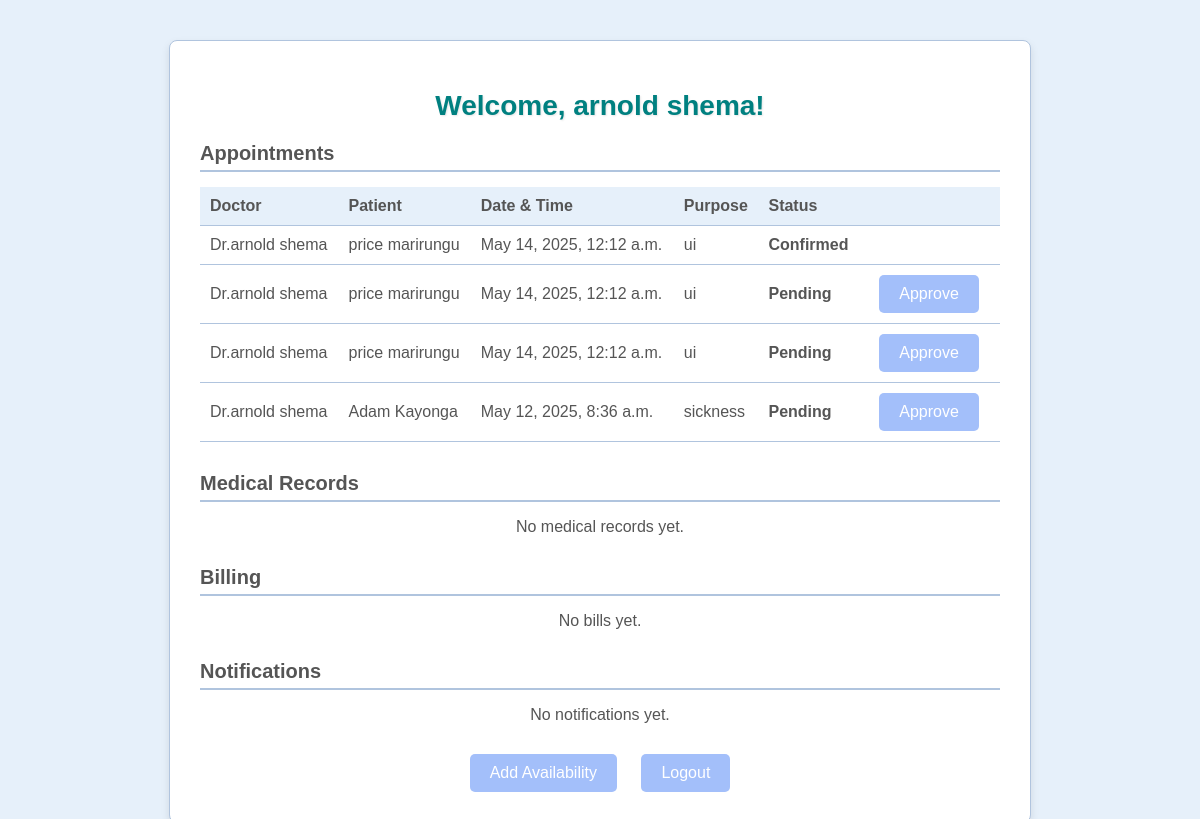
Screenshot of /appointment/dashboard/ (signed in) with the database file from the repository.
### auth_application/models.py (models this page shows, shortened)
class User(AbstractBaseUser, PermissionsMixin):
    email = models.EmailField(unique=True)
    first_name = models.CharField(max_length=50)
    last_name = models.CharField(max_length=50)
    phone = models.CharField(max_length=20, blank=True, null=True)
    role = models.CharField(
        max_length=20,
        choices=[
            ('patient', 'Patient'),
            ('doctor', 'Doctor'),
            ('admin', 'Admin')
        ],
        default='patient'
    )
    is_active = models.BooleanField(default=True)
    is_staff = models.BooleanField(default=False)
    created_at = models.DateTimeField(auto_now_add=True)
    updated_at = models.DateTimeField(auto_now=True)
    groups = models.ManyToManyField(
        'auth.Group',
        related_name='auth_application_user_groups',
        blank=True,
        help_text='The groups this user belongs to.',
        verbose_name='groups',
    )
    user_permissions = models.ManyToManyField(
        'auth.Permission',
        related_name='auth_application_user_permissions',
        blank=True,
        help_text='Specific permissions for this user.',
        verbose_name='user permissions',
    )
    objects = UserManager()
    USERNAME_FIELD = 'email'
    REQUIRED_FIELDS = ['first_name', 'last_name', 'role']
    class Meta:
        db_table = 'users'

### appointment_app/models.py (models this page shows, shortened)
class Appointment(models.Model):
    patient = models.ForeignKey(
        User,
        on_delete=models.SET_NULL,
        null=True,
        related_name='patient_appointments'
    )
    doctor = models.ForeignKey(
        Doctor,
        on_delete=models.SET_NULL,
        null=True,
        related_name='doctor_appointments'
    )
    date_time = models.DateTimeField()
    status = models.CharField(
        max_length=20,
        choices=[
            ('pending', 'Pending'),
            ('confirmed', 'Confirmed'),
            ('completed', 'Completed'),
            ('cancelled', 'Cancelled'),
        ],
        default='pending',
        help_text="Current status of the appointment."
    )
    purpose = models.TextField(blank=True, null=True)
    created_at = models.DateTimeField(auto_now_add=True)
    updated_at = models.DateTimeField(auto_now=True)
    class Meta:
        db_table = 'appointments'
        verbose_name = 'Appointment'
        verbose_name_plural = 'Appointments'

class Doctor(models.Model):
    SPECIALTY_CHOICES = [
        ('general_surgery', 'General Surgery'),
        ('pediatrics', 'Pediatrics'),
        ('cardiology', 'Cardiology'),
        ('neurology', 'Neurology'),
        ('orthopedics', 'Orthopedics'),
        ('dermatology', 'Dermatology'),
        ('psychiatry', 'Psychiatry'),
        ('radiology', 'Radiology'),
        ('anesthesiology', 'Anesthesiology'),
        ('emergency_medicine', 'Emergency Medicine'),
        ('internal_medicine', 'Internal Medicine'),
        ('obstetrics_gynecology', 'Obstetrics and Gynecology'),
        ('urology', 'Urology'),
        ('gastroenterology', 'Gastroenterology'),
        ('endocrinology', 'Endocrinology'),
        ('pulmonology', 'Pulmonology'),
        ('nephrology', 'Nephrology'),
        ('rheumatology', 'Rheumatology'),
        ('infectious_diseases', 'Infectious Diseases'),
        ('ophthalmology', 'Ophthalmology'),
        ('otolaryngology', 'Otolaryngology'),
        ('plastic_surgery', 'Plastic Surgery'),
        ('pathology', 'Pathology'),
        ('family_medicine', 'Family Medicine'),
        ('sports_medicine', 'Sports Medicine'),
        ('geriatrics', 'Geriatrics'),
        ('other', 'Other')
    ]
    user = models.OneToOneField(
        User,
        on_delete=models.CASCADE,
        related_name='doctor_profile'
    )
    specialty = models.CharField(
        max_length=100,
        choices=SPECIALTY_CHOICES,
        help_text="The medical specialty of the doctor.",
        default='general_surgery'
    )
    license_number = models.CharField(max_length=50, unique=True)
    qualification = models.TextField(blank=True, null=True)
    experience_years = models.IntegerField(
        validators=[MinValueValidator(0)],
        default=0
    )
    hospital_affiliation = models.CharField(max_length=255, blank=True, null=True)
    profile_image = models.ImageField(
        upload_to='doctor_images/',
        null=True,
        blank=True
    )
    class Meta:
        db_table = 'doctors'
        verbose_name = 'Doctor'
        verbose_name_plural = 'Doctors'

### appointment_app/views.py (the view)
# urls.py: path('dashboard/', views.dashboard, name='dashboard'),
@login_required
def dashboard(request):
    if request.user.role not in ['patient', 'doctor']:
        messages.error(request, 'Access denied: Invalid role.')
        return redirect('auth_application:login')
    if request.user.role == 'patient':
        appointments = Appointment.objects.filter(patient=request.user).order_by('-date_time')
        records = MedicalRecord.objects.filter(patient=request.user).order_by('-date')
        bills = Billing.objects.filter(patient=request.user).order_by('-date')
        notifications = PatientNotification.objects.filter(patient=request.user).order_by('-sent_at')
        return render(request, 'dashboard.html', {
            'appointments': appointments,
            'records': records,
            'bills': bills,
            'notifications': notifications,
        })
    elif request.user.role == 'doctor':
        doctor = Doctor.objects.get(user=request.user)
        appointments = Appointment.objects.filter(doctor=doctor).order_by('-date_time')
        context = {'appointments': appointments}
    return render(request, 'dashboard.html', context)

### MediHubs/templates/auth_application/dashboard.html (shortened to what this page needs)
<!DOCTYPE html>
<html>
<head>
</head>
<body>
    <div class="container">
        <div class="header">
            <h1>Welcome, {{ request.user.first_name }} {{ request.user.last_name }}!</h1>
        </div>
        <div class="section">
            <h2>Appointments</h2>
            {% if appointments %}
            <table class="appointments-table">
                <thead>
                    <tr>
                        <th>Doctor</th>
                        <th>{% if user.role == 'doctor'%}
                            Patient
                            {% endif %} </th>
                        <th>Date & Time</th>
                        <th>Purpose</th>
                        <th>Status</th>
                        <th> </th>
                </thead>
                <tbody>
                    {% for appointment in appointments %}
                    <tr>
                        <td>Dr.{{ appointment.doctor.user.first_name }} {{ appointment.doctor.user.last_name }}</td>
                         <td>{% if user.role == 'doctor'  %}
                         {{appointment.patient.first_name}} {{appointment.patient.last_name}}
                         {% endif %}
                        </td>
                        <td>{{ appointment.date_time }}</td>
                        <td>{{ appointment.purpose }}</td>
                        <td class="status-{{ appointment.status }}">{{ appointment.status|title|default:"Pending" }}
                        </td>
                        <td>{% if user.role == 'doctor' and appointment.status == 'pending' %}
                            <a href="{% url 'appointment_app:approve_appointment' appointment.id %}"
                                class="button">Approve</a>
                            {% endif %}
                        </td>
                    </tr>
                    {% endfor %}
                </tbody>
            </table>
            {% else %}
            <p style="text-align: center; color: #555555;">You have no appointments yet.</p>
            {% endif %}
        </div>
        <div class="section">
            <h2>Medical Records</h2>
            {% if records %}
            <table class="appointments-table">
                <thead>
                    <tr>
                        <th>Date</th>
                        <th>Diagnosis</th>
                        <th>Action</th>
                    </tr>
                </thead>
                <tbody>
                    {% for record in records %}
                    <tr>
                        <td>{{ record.date }}</td>
                        <td>{{ record.diagnosis|truncatewords:10 }}</td>
                        <td><a href="{% url 'patient_management_app:view_medical_record' record.id %}"
                                class="button">View</a></td>
                    </tr>
                    {% endfor %}
                </tbody>
            </table>
            {% else %}
            <p style="text-align: center; color: #555555;">No medical records yet.</p>
            {% endif %}
        </div>
        <div class="section">
            <h2>Billing</h2>
            {% if bills %}
            <table class="appointments-table">
                <thead>
                    <tr>
                        <th>Date</th>
                        <th>Amount</th>
                        <th>Status</th>
                        <th>Action</th>
                    </tr>
                </thead>
                <tbody>
                    {% for bill in bills %}
                    <tr>
                        <td>{{ bill.date }}</td>
                        <td>{{ bill.amount }}</td>
                        <td>{{ bill.status }}</td>
                        {%comment%}<td><a href="{% url 'patient_management_app:view_billing' bill.id %}" class="button">View</a>{%endcomment%}
                        </td>
                    </tr>
                    {% endfor %}
                </tbody>
            </table>
            {% else %}
            <p style="text-align: center; color: #555555;">No bills yet.</p>
            {% endif %}
        </div>
        <div class="section">
            <h2>Notifications</h2>
            {% if notifications %}
            <table class="appointments-table">
                <thead>
                    <tr>
                        <th>Message</th>
                        <th>Type</th>
                        <th>Sent At</th>
                        <th>Action</th>
                    </tr>
                </thead>
                <tbody>
                    {% for notification in notifications %}
                    <tr>
                        <td class="{% if not notification.is_read %}status-pending{% endif %}">
                            {{notification.message|truncatewords:10 }}</td>
                        <td>{{ notification.type|title }}</td>
                        <td>{{ notification.sent_at }}</td>
                        <td>
                            {% if not notification.is_read %}
                            {%comment%}<a href="{% url 'patient_management_app:mark_notification_read' notification.id %}"
                                class="button">Mark as Read</a>{%endcomment%}
                            {% else %}
                            <span>Read</span>
                            {% endif %}
                        </td>
                    </tr>
                    {% endfor %}
                </tbody>
            </table>
            {% else %}
            <p style="text-align: center; color: #555555;">No notifications yet.</p>
            {% endif %}
        </div>
        <div class="button-container">
            {%if request.user.role == 'doctor' %}
            <a href="{% url 'appointment_app:add_availability' %}" class="button">Add Availability</a>
            {% else %}
            <a href="{% url 'appointment_app:list_doctors' %}" class="button">Book New Appointment</a>
            {% endif %}
            <a href="{% url 'auth_application:logout' %}" class="button">Logout</a>
        </div>
    </div>
</body>
</html>

### MediHubs/templates/auth_application/dashboard.html (style rules this page uses)
body { font-family: 'poppins', sans-serif; margin: 0; background-color: #E6F0FA; background-image: url('https://example.com/keyboard-image.jpg'); background-size: cover; background-position: center; background-opacity: 0.2; }
.container { max-width: 800px; margin: 40px auto; background-color: #FFFFFF; padding: 30px; border-radius: 8px; border: 1px solid #B0C4DE; box-shadow: 0 4px 8px rgba(0, 0, 0, 0.1); }
.header { text-align: center; margin-bottom: 20px; }
.header h1 { font-size: 28px; color: #008080; text-shadow: 1px 1px 2px rgba(0, 0, 0, 0.1); }
.section { margin-bottom: 30px; }
.section h2 { font-size: 20px; color: #555555; border-bottom: 2px solid #B0C4DE; padding-bottom: 5px; margin-bottom: 15px; }
.appointments-table { width: 100%; border-collapse: collapse; margin-bottom: 20px; }
.appointments-table th, .appointments-table td { padding: 10px; text-align: left; border-bottom: 1px solid #B0C4DE; }
.appointments-table th { background-color: #E6F0FA; color: #555555; font-weight: bold; }
.appointments-table td { color: #555555; }
.status-confirmed { color: #A3BFFA; font-weight: bold; }
.status-pending { color: #FF0000; font-weight: bold; }
.button { display: inline-block; padding: 10px 20px; background-color: #A3BFFA; color: #FFFFFF; text-decoration: none; border-radius: 5px; font-size: 16px; margin: 0 10px; transition: background-color 0.3s; }
.button-container { text-align: center; margin-top: 20px; }

### rows the page displays
User: user.first_name "arnold", user.last_name "shema"
Appointment: doctor.user.first_name "arnold", doctor.user.last_name "shema", patient.first_name "price", patient.last_name "marirungu", date_time "May 14, 2025, 12:12 a.m.", purpose "ui", status "Confirmed"
Appointment: doctor.user.first_name "arnold", doctor.user.last_name "shema", patient.first_name "price", patient.last_name "marirungu", date_time "May 14, 2025, 12:12 a.m.", purpose "ui", status "Pending", shows "Approve"
Appointment: doctor.user.first_name "arnold", doctor.user.last_name "shema", patient.first_name "price", patient.last_name "marirungu", date_time "May 14, 2025, 12:12 a.m.", purpose "ui", status "Pending", shows "Approve"
Appointment: doctor.user.first_name "arnold", doctor.user.last_name "shema", patient.first_name "Adam", patient.last_name "Kayonga", date_time "May 12, 2025, 8:36 a.m.", purpose "sickness", status "Pending", shows "Approve"
